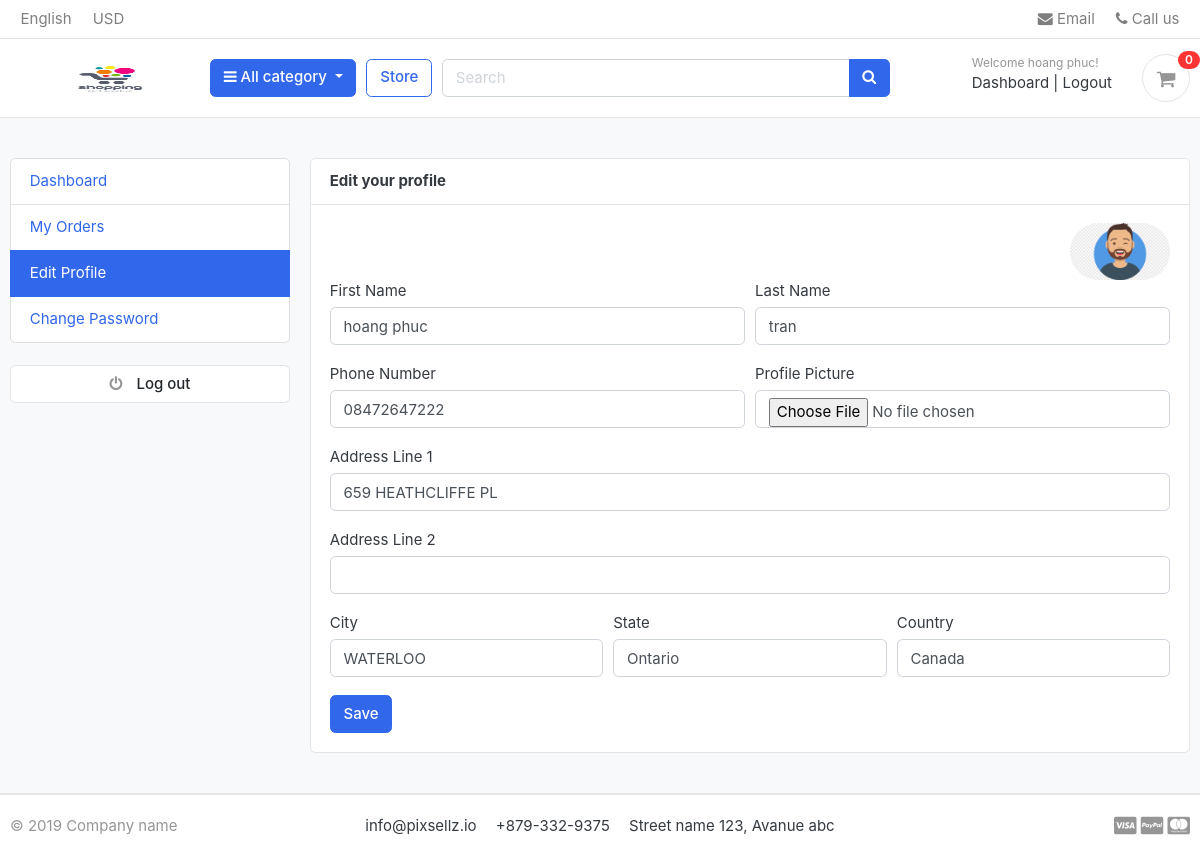
/accounts/edit_profile/ (signed in), run on the app's committed database.
### accounts/models.py (models this page shows, shortened)
class Account(AbstractBaseUser):
    first_name      = models.CharField(max_length=50)
    last_name       = models.CharField(max_length=50)
    username        = models.CharField(max_length=50, unique=True)
    email           = models.EmailField(max_length=100, unique=True)
    phone_number    = models.CharField(max_length=50)
    date_joined     = models.DateTimeField(auto_now_add=True)
    last_login      = models.DateTimeField(auto_now_add=True)
    is_admin        = models.BooleanField(default=False)
    is_staff        = models.BooleanField(default=False)
    is_active        = models.BooleanField(default=False)
    is_superadmin        = models.BooleanField(default=False)
    USERNAME_FIELD = 'email'
    REQUIRED_FIELDS = ['username', 'first_name', 'last_name']
    objects = MyAccountManager()

class UserProfile(models.Model):
    user = models.OneToOneField(Account, on_delete=models.CASCADE)
    address_line_1 = models.CharField(blank=True, max_length=100)
    address_line_2 = models.CharField(blank=True, max_length=100)
    profile_picture = models.ImageField(blank=True, upload_to='userprofile')
    city = models.CharField(blank=True, max_length=20)
    state = models.CharField(blank=True, max_length=20)
    country = models.CharField(blank=True, max_length=20)

### accounts/views.py (the view)
# urls.py: path('edit_profile/', views.edit_profile, name='edit_profile'),
@login_required(login_url='login')
def edit_profile(request):
    userprofile = get_object_or_404(UserProfile, user=request.user)
    if request.method == 'POST':
        user_form = UserForm(request.POST, instance=request.user)
        profile_form = UserProfileForm(request.POST, request.FILES, instance=userprofile)
        if user_form.is_valid() and profile_form.is_valid():
            user_form.save()
            profile_form.save()
            messages.success(request, 'Your profile has been updated.')
            return redirect('edit_profile')
    else:
        user_form = UserForm(instance=request.user)
        profile_form = UserProfileForm(instance=userprofile)
    context = {
        'user_form': user_form,
        'profile_form': profile_form,
        'userprofile': userprofile,
    }
    return render(request, 'accounts/edit_profile.html', context)

### accounts/forms.py
class UserForm(forms.ModelForm):
    class Meta:
        model = Account
        fields = ('first_name', 'last_name', 'phone_number')
    def __init__(self, *args, **kwargs):
        super(UserForm, self).__init__(*args, **kwargs)
        for field in self.fields:
            self.fields[field].widget.attrs['class'] = 'form-control'

class UserProfileForm(forms.ModelForm):
    profile_picture = forms.ImageField(required=False, error_messages = {'invalid':("Image files only")}, widget=forms.FileInput)
    class Meta:
        model = UserProfile
        fields = ('address_line_1', 'address_line_2', 'city', 'state', 'country', 'profile_picture')
    def __init__(self, *args, **kwargs):
        super(UserProfileForm, self).__init__(*args, **kwargs)
        for field in self.fields:
            self.fields[field].widget.attrs['class'] = 'form-control'

### carts/context_processors.py (called while the page is built)
def counter(request):
    cart_count = 0
    if 'admin' in request.path:
        return {}
    else:
        try:
            cart = Cart.objects.filter(cart_id=_cart_id(request))
            if request.user.is_authenticated:
                cart_items = CartItem.objects.all().filter(user=request.user)
            else:
                cart_items = CartItem.objects.all().filter(cart=cart[:1])
            for cart_item in cart_items:
                cart_count += cart_item.quantity
        except Cart.DoesNotExist:
            cart_count = 0
    return dict(cart_count=cart_count)

### carts/views.py (called while the page is built)
@csrf_exempt
def _cart_id(request):
    cart = request.session.session_key
    if not cart:
        cart = request.session.create()
    return cart

### category/context_processors.py (called while the page is built)
def menu_links(request):
    links = Category.objects.all()
    return dict(links=links)

### category/models.py (called while the page is built)
    def get_url(self):
        return reverse('products_by_category', args=[self.slug])

### templates/accounts/edit_profile.html (shortened to what this page needs)
{% extends 'base.html' %}
{% block content %}
<section class="section-conten padding-y bg">
<div class="container">
	<div class="row">
	{% include 'includes/dashboard_sidebar.html' %}
	<main class="col-md-9">
		<article class="card">
		<header class="card-header">
			<strong class="d-inline-block mr-3">Edit your profile</strong>
		</header>
		<div class="card-body">
			<div class="text-right">
				<img src="{{userprofile.profile_picture.url}}" alt="Profile Picture" width="100" style="border-radius:50px;">
			</div>
			<div class="row">
			<div class="col-md-12">
				<form action="{% url 'edit_profile' %}" method="POST" enctype="multipart/form-data">
					<div class="form-row">
						<div class="form-group col-md-6">
							<label>First Name</label>
							{{user_form.first_name}}
						</div>
						<div class="form-group col-md-6">
							<label>Last Name</label>
							{{user_form.last_name}}
						</div>
					</div>
					<div class="form-row">
						<div class="form-group col-md-6">
							<label>Phone Number</label>
							{{user_form.phone_number}}
						</div>
						<div class="form-group col-md-6">
							<label>Profile Picture</label>
							{{profile_form.profile_picture}}
						</div>
					</div>
					<div class="form-group">
						<label>Address Line 1</label>
						{{profile_form.address_line_1}}
					</div>
					<div class="form-group">
						<label>Address Line 2</label>
						{{profile_form.address_line_2}}
					</div>
					<div class="form-row">
						<div class="form-group col-md-4">
							<label>City</label>
							{{profile_form.city}}
						</div>
						<div class="form-group col-md-4">
							<label>State</label>
							{{profile_form.state}}
						</div>
						<div class="form-group col-md-4">
							<label>Country</label>
							{{profile_form.country}}
						</div>
					</div>
					<input type="submit" value="Save" class="btn btn-primary">
				</form>
			</div>
			</div>
		</div>
		</article>
	</main>
</div>
</div>
</section>
{% endblock %}

### templates/includes/navbar.html (shortened to what this page needs)
{% load static %}
<header class="section-header">
    <nav class="navbar p-md-0 navbar-expand-sm navbar-light border-bottom">
    <div class="container">
      <div class="collapse navbar-collapse" id="navbarTop4">
        <ul class="navbar-nav mr-auto">
            <li class="nav-item dropdown">
                 <a href="#" class="nav-link">   English </a>
            </li>
            <li class="nav-item dropdown">
                <a href="#" class="nav-link"> USD </a>
            </li>
        </ul>
        <ul class="navbar-nav">
            <li><a href="#" class="nav-link"> <i class="fa fa-envelope"></i> Email </a></li>
            <li><a href="#" class="nav-link"> <i class="fa fa-phone"></i> Call us </a></li>
        </ul>
      </div>
    </div>
    </nav>
    <section class="header-main border-bottom">
        <div class="container">
    <div class="row align-items-center">
        <div class="col-lg-2 col-md-3 col-6">
            <a href="{% url 'home' %}" class="brand-wrap">
                <img class="logo" src="{% static './images/logo_page.png' %}" width="200" height="60">
            </a>
        </div>
        <div class="col-lg col-sm col-md col-6 flex-grow-0">
            <div class="category-wrap dropdown d-inline-block float-right">
                <button type="button" class="btn btn-primary dropdown-toggle" data-toggle="dropdown">
                    <i class="fa fa-bars"></i> All category
                </button>
            </div>
        </div>
        <a href="{% url 'store' %}" class="btn btn-outline-primary">Store</a>
        <div class="col-lg  col-md-6 col-sm-12 col">
            <form action="{% url 'search' %}" class="search" method="GET">
                <div class="input-group w-100">
                    <input type="text" class="form-control" style="width:60%;" placeholder="Search" name="keyword">
                    <div class="input-group-append">
                      <button class="btn btn-primary" type="submit">
                        <i class="fa fa-search"></i>
                      </button>
                    </div>
                </div>
            </form>
        </div>
        <div class="col-lg-3 col-sm-6 col-8 order-2 order-lg-3">
                    <div class="d-flex justify-content-end mb-3 mb-lg-0">
                        {% if user.id is None %}
                        <div class="widget-header">
                            <small class="title text-muted">Welcome guest!</small>
                            <div>
                                <a href="{% url 'login' %}">Sign in</a> <span class="dark-transp"> | </span>
                                <a href="{% url 'register' %}"> Register</a>
                            </div>
                        </div>
                        {% else %}
                        <div class="widget-header">
                            <small class="title text-muted">Welcome {{ user.first_name }}!</small>
                            <div>
                                <a href="{% url 'dashboard' %}">Dashboard</a> <span class="dark-transp"> | </span>
                                <a href="{% url 'logout' %}"> Logout</a>
                            </div>
                        </div>
                        {% endif %}
                        <a href="{% url 'cart' %}" class="widget-header pl-3 ml-3">
                            <div class="icon icon-sm rounded-circle border"><i class="fa fa-shopping-cart"></i></div>
                            <span class="badge badge-pill badge-danger notify">{{cart_count}}</span>
                        </a>
                    </div>
                </div>
    </div>
        </div>
    </section>
    </header>

### main_ecommerce/static/css/ui.css (style rules this page uses)
html { font-family: "Inter", sans-serif; font-size: 15px; }
.icon-xs, .icon-sm, .icon-md, .icon-lg { display: inline-block; text-align: center; flex-shrink: 0; flex-grow: 0; }
.icon-sm { width: 48px; height: 48px; line-height: 48px !important; font-size: 20px; }
.padding-y { padding-top: 40px; padding-bottom: 40px; }
article:after, .form-group:after { display: block; clear: both; content: ""; }
.bg { background-color: #f8f9fa; }
.header-main { position: relative; padding-top: 1rem; padding-bottom: 1rem; }
.brand-wrap .logo, .navbar-brand .logo { margin-right: 7px; max-height: 42px; display: inline-block; }
.widget-header { display: inline-block; vertical-align: middle; position: relative; }
.widget-header a { color: #343a40; }
.widget-header i { color: #969696; }
.widget-header .title { display: block; }
.widget-header .notify { position: absolute; top: -3px; right: -10px; }
.notify { position: absolute; top: -4px; right: -10px; display: inline-block; padding: 0.25em 0.6em; font-size: 12px; line-height: 1; text-align: center; border-radius: 3rem; color: #fff; background-color: #fa3434; }

### data on the page
Account: first_name "hoang phuc", last_name "tran", phone_number "08472647222"
UserProfile: profile_picture (picture), address_line_1 "659 HEATHCLIFFE PL", city "WATERLOO", state "Ontario", country "Canada"

### other printed values
{{ cart_count }} "0"
